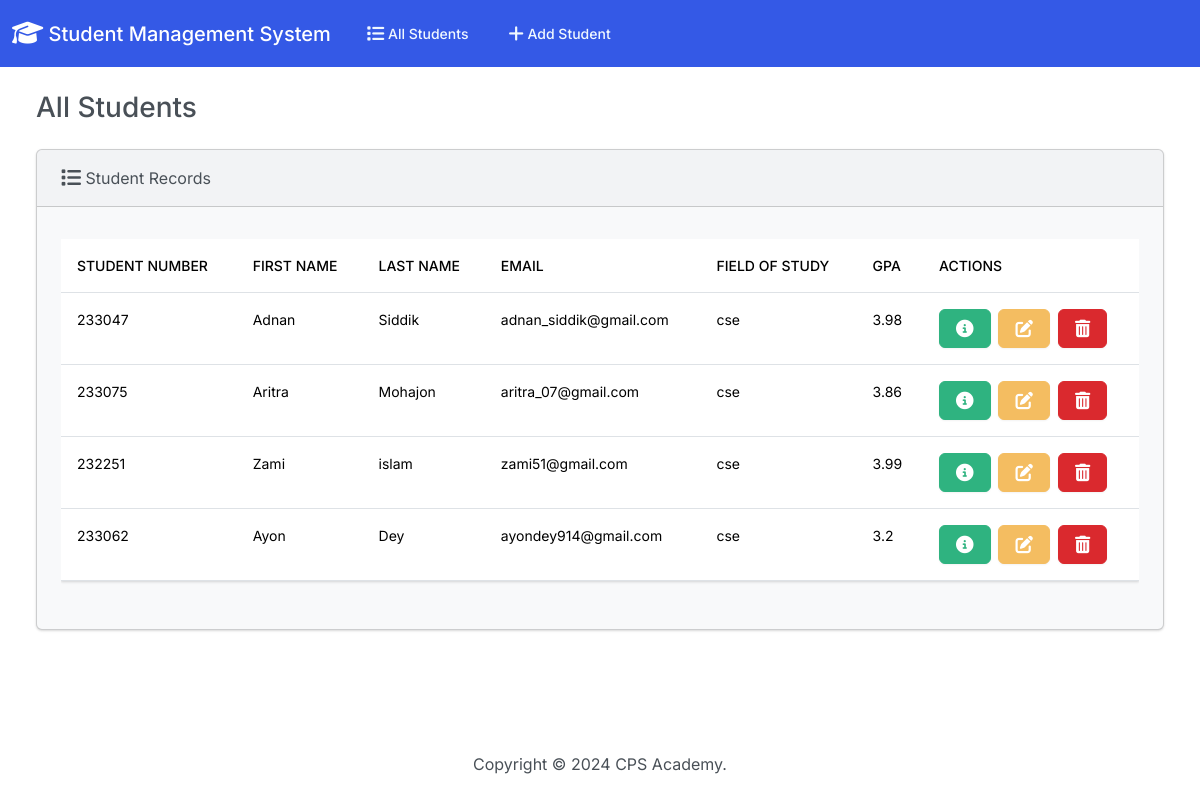
The page / on the database its author committed.
### students/models.py (models this page shows, shortened)
class Student(models.Model):
    student_number = models.PositiveIntegerField()
    first_name = models.CharField(max_length=50)
    last_name = models.CharField(max_length=50)
    email = models.EmailField(max_length=100)
    field_of_study = models.CharField(max_length=50)
    gpa = models.FloatField()

### students/views.py (the view)
# urls.py: path('', views.index, name='index'),
def index(request):
    return render(request, 'students/index.html',{
        'students': Student.objects.all()
    })

### students/templates/students/index.html (shortened to what this page needs)
{% extends "students/base.html" %}
{% block body %}
<h3 class="m-4">All Students</h3>
<div class="row">
  <div class="col-12">
    {% if students %}
    <div class="card bg-light ms-4 me-4 mb-4">
      <div class="card-header">
        <i class="fa-solid fa-list fa-lg"></i> Student Records
      </div>
      <div class="card-body">
        <p class="card-text">
        <div class="table-responsive">
          <table class="table table-hover">
            <thead>
              <tr>
                <th scope="col">Student Number</th>
                <th scope="col">First Name</th>
                <th scope="col">Last Name</th>
                <th scope="col">Email</th>
                <th scope="col">Field of Study</th>
                <th scope="col">GPA</th>
                <th scope="col">Actions</th>
              </tr>
            </thead>
            <tbody>
              {% for student in students %}
              <tr>
                <td>{{ student.student_number }}</td>
                <td>{{ student.first_name }}</td>
                <td>{{ student.last_name }}</td>
                <td>{{ student.email }}</td>
                <td>{{ student.field_of_study }}</td>
                <td>{{ student.gpa }}</td>
                <td>
                  <button type="button" class="btn btn-success me-1" href="{% url 'view_student' student.id %}"
                    data-bs-toggle="modal" data-bs-target="#myModal{{student.id}}">
                  </button>
                  <a class="btn btn-warning me-1" href="{% url 'edit' student.id %}">
                  </a>
                  <button type="button" class="btn btn-danger" data-bs-toggle="modal"
                    data-bs-target="#delete{{student.id}}">
                  </button>
                </td>
              </tr>
              {% endfor %}
            </tbody>
          </table>
        </div>
        </p>
      </div>
    </div>
    {% else %}
    <h5 class="alert alert-primary ms-4 me-4">No Student Records</h5>
    {% endif %}
  </div>
</div>
{% endblock %}

### students/templates/students/base.html (shortened to what this page needs)
{% load static %}
<!DOCTYPE html>
<html lang="en">
<head>
    <link rel="stylesheet" href="https://cdnjs.cloudflare.com/ajax/libs/font-awesome/6.1.1/css/all.min.css">
    <link href="{% static 'css/bootstrap.min.css' %}" rel="stylesheet">
</head>
<body class="d-flex flex-column min-vh-100">
    <nav class="navbar navbar-expand-lg navbar-dark bg-primary">
        <div class="container-fluid">
            <a class="navbar-brand" href="{% url 'index' %}">
                <i class="fa-solid fa-graduation-cap fa-lg"></i> Student Management System
            </a>
            <div class="collapse navbar-collapse" id="navbarColor01">
                <ul class="navbar-nav me-auto">
                    <li class="nav-item">
                        <a class="nav-link" href="{% url 'index' %}" class="nav-link" href="#" style="color: aliceblue;">
                             All Students
                        </a>
                    </li>
                    <li class="nav-item">
                        <a class="nav-link" href="{% url 'add' %}" class="nav-link" href="#" style="color: aliceblue;">
                             Add Student
                        </a>
                    </li>
                </ul>
            </div>
        </div>
    </nav>
    <div class="container-fluid">
        {% block body %}
        {% endblock %}
    </div>
    <footer class="mt-auto mb-4">
        <div class="text-center">
            <span>
                Copyright &copy;
                <script>document.write(new Date().getFullYear())</script> CPS Academy.
            </span>
        </div>
    </footer>
</body>
</html>

### rows shown on the page
Student: student_number "233047", first_name "Adnan", last_name "Siddik", email "adnan_siddik@gmail.com", field_of_study "cse", gpa "3.98"
Student: student_number "233075", first_name "Aritra", last_name "Mohajon", email "aritra_07@gmail.com", field_of_study "cse", gpa "3.86"
Student: student_number "232251", first_name "Zami", last_name "islam", email "zami51@gmail.com", field_of_study "cse", gpa "3.99"
Student: student_number "233062", first_name "Ayon", last_name "Dey", email "ayondey914@gmail.com", field_of_study "cse", gpa "3.2"
